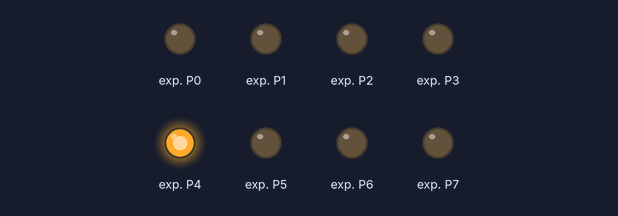
The program below on a simulated Raspberry Pi (BCM pin numbers). On the bench: output pins drawn as LEDs (lit = HIGH).

Above: at 0.5 s.
At 1.5 s:
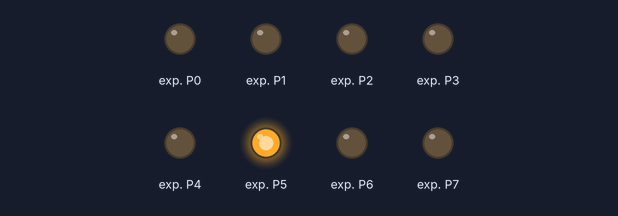
At 2.5 s:
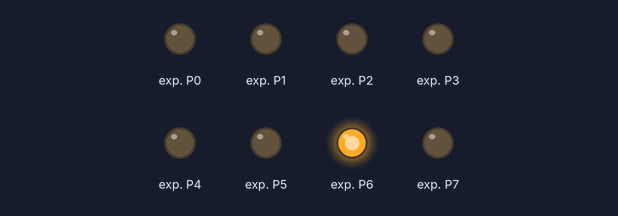
At 3.5 s:
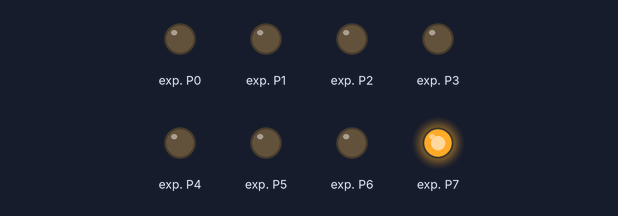
Timing chart, 0 to 5.2 s (numbered marks = the images above):
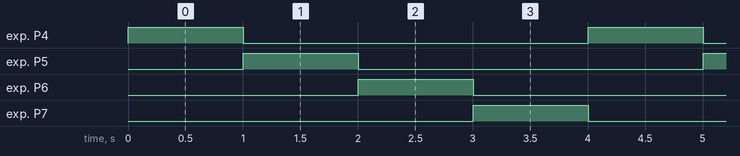

Measured:
- by itself, exp. P4–7: alternates HIGH for 1.0 s and LOW for 3.0 s
- by itself, everything shown: repeats every 4.0 s, in 4 steps

The program:

relay.py
```python
#! /usr/bin/python

import smbus
import sys
import getopt
import time

#bus = smbus.SMBus(0) Rev 1 board
bus = smbus.SMBus(1)  # New Rev 2 board

address = 0x20 # I2C address of MCP23008, change this accordingly

bus.write_byte_data(0x20,0x00,0x00) # Set all to outputs, change this accordingly


# Handle the command line arguments
def main():
	a = 0
delay = 1

while True:
# 4 - 8 is the binary number (1111 0000) that attached relay
   for x in range(4,8):
     bus.write_byte_data(address,0x09,1 << x) # Turn relay on in turn
     time.sleep(delay)						  # 1 second delay
     bus.write_byte_data(address,0x09,0) 	  # Turn relay off


if __name__ == "__main__":
   main()
```
